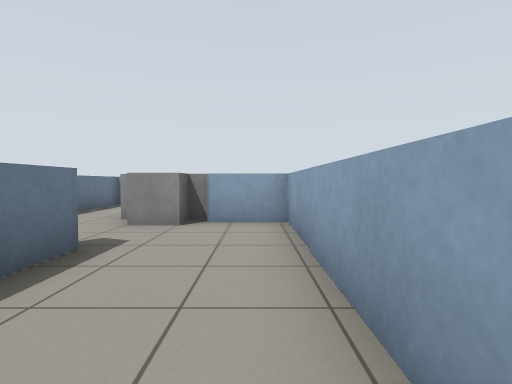
[1] (above)

21 first-person views from a walk through a robot-simulator world made for Gazebo. The camera is 0.84 m above the floor, tilts 2° down and sees 80° across. The floor is counted in squares, 1 m on a side. Each view is taken from the middle of a square. On the plan, view 1 faces up. The plan holds only what a view shows up to about 11 squares ahead; the rest is blank.

[2]
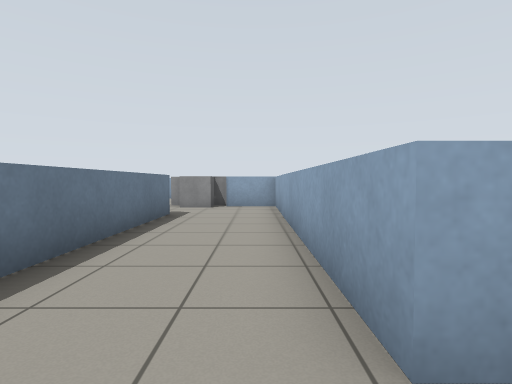

[3]
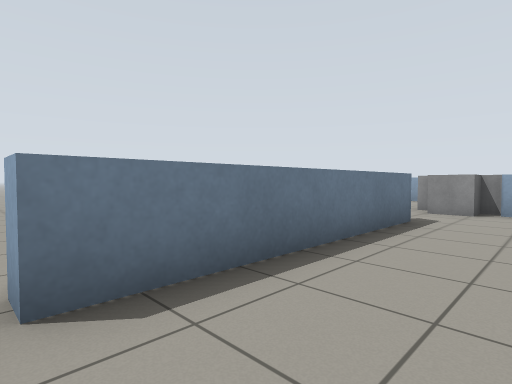

[4]
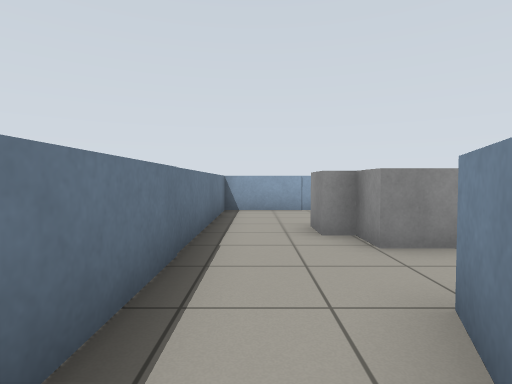

[5]
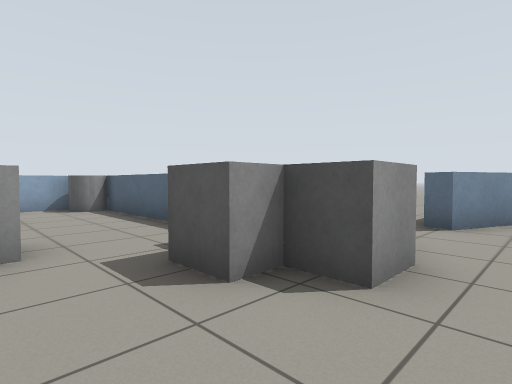

[6]
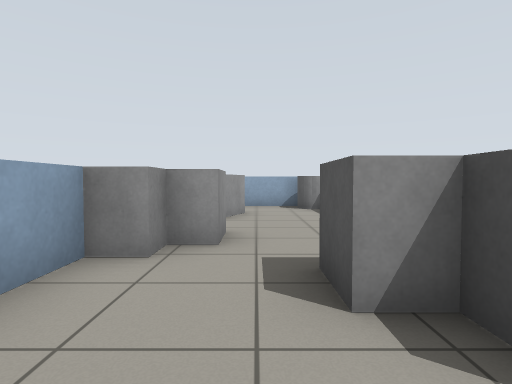

[7]
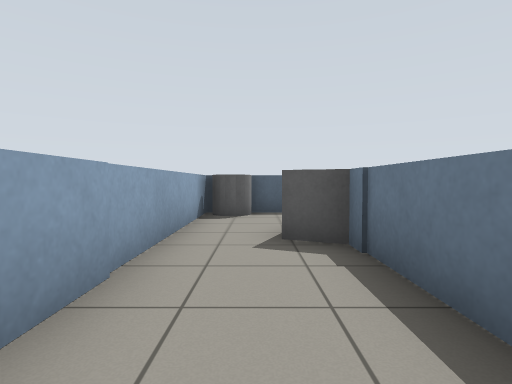

[8]
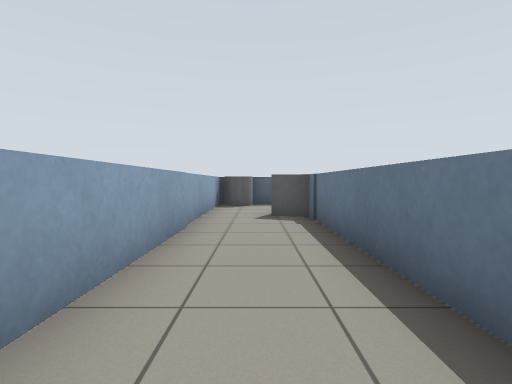

[9]
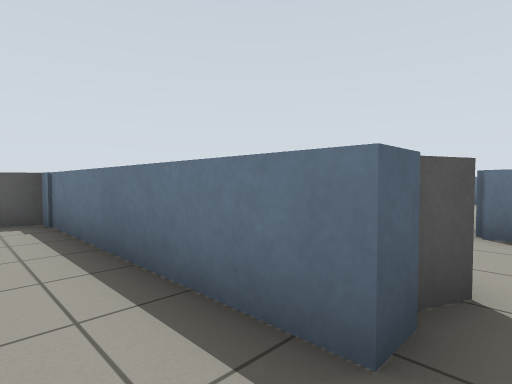

[10]
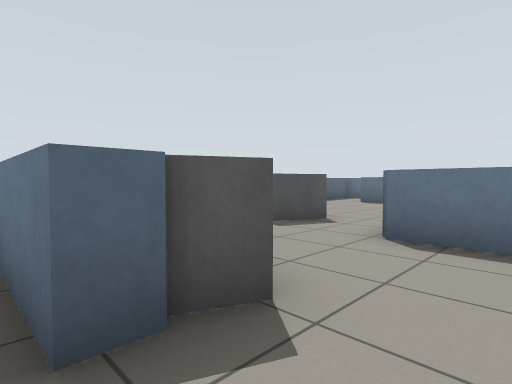

[11]
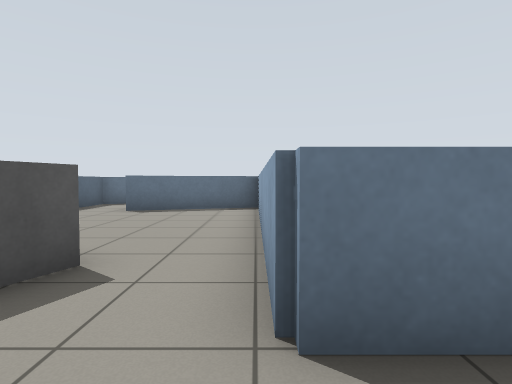

[12]
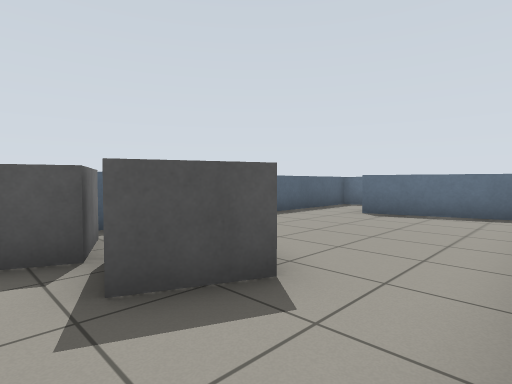

[13]
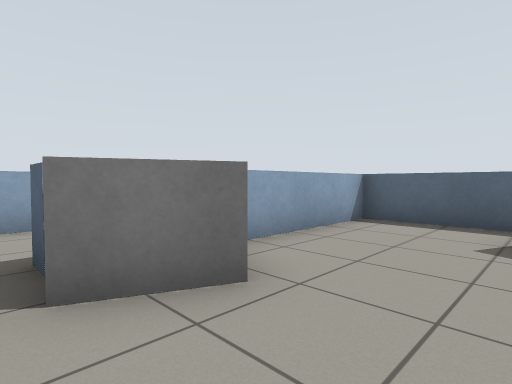

[14]
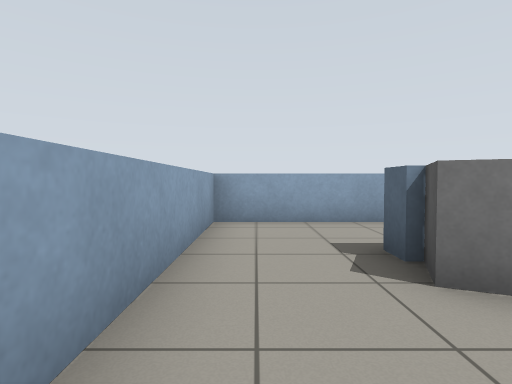

[15]
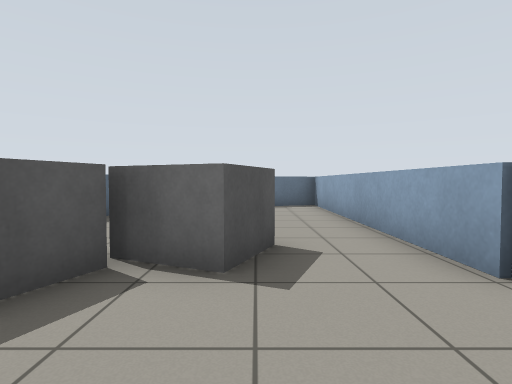

[16]
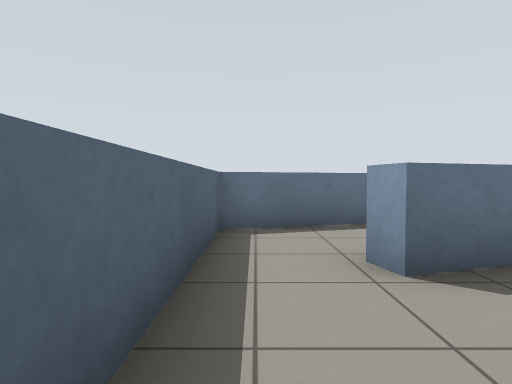

[17]
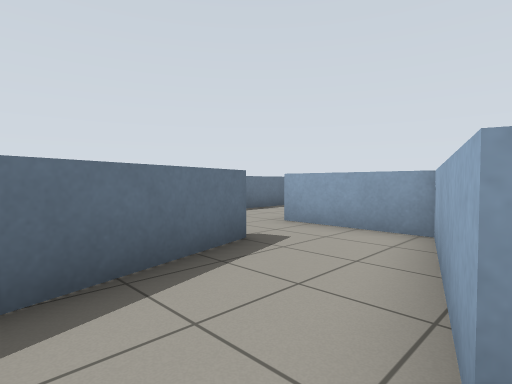

[18]
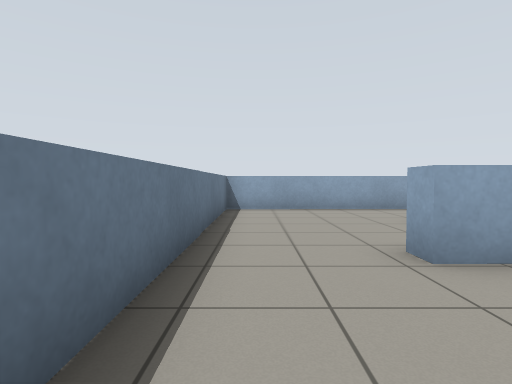

[19]
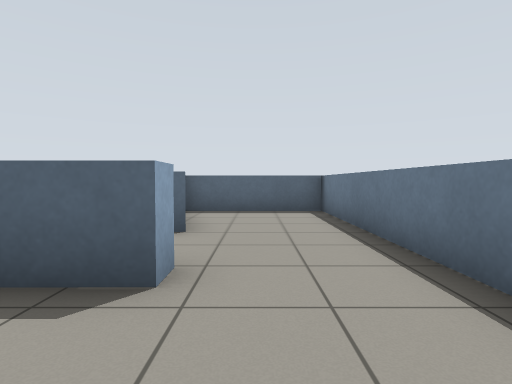

[20]
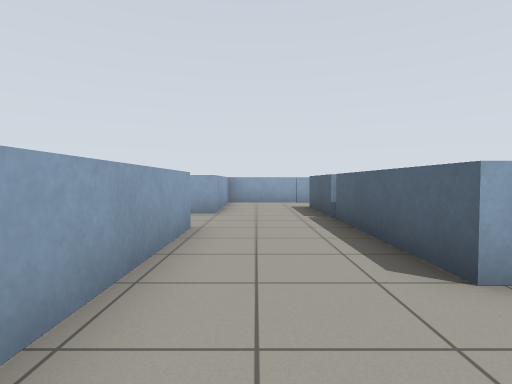

[21]
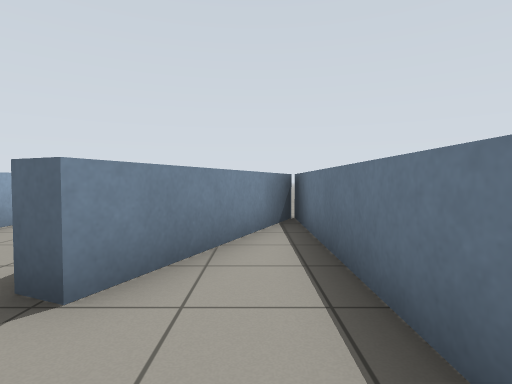

### Floor plan
Ten units are one square. View 1 is at (0, 0); x grows to the right and y downward. Boxes are objects, and circles mark ways between rooms. Rooms are numbered by the first view taken in them; rooms with no view inside come last. Other rooms are left out.
<svg viewBox="-154 -237 222 277">
<path fill="none" stroke="#000" d="M-6 -109 -49 -109 -49 11M5 -114 32 -114 32 -150M18 -68 54 -68M63 -78 63 -199 10 -199M37 -156 37 -118M-84 -114 -52 -114M-4 -186 -4 -171 -88 -171 -77 -133 -82 -132M-40 -9 -27 -40 -22 -38 -22 28 -29 28M6 28 6 -62 -11 -62M-149 -164 -149 -114 -110 -114M-107 -202 -63 -202M-122 -171 -122 -176 -109 -176M-74 -232 -149 -231 -149 -164M-113 -152 -102 -114 -84 -114M-82 -132 -89 -157M-89 -157 -93 -171 -122 -171"/>
<rect x="-35" y="-85" width="20" height="20" fill="#bbb"><title>grey box</title></rect>
<rect x="-25" y="-75" width="10" height="20" fill="#bbb"><title>grey box</title></rect>
<rect x="-25" y="-155" width="20" height="20" fill="#bbb"><title>grey box</title></rect>
<rect x="-15" y="-75" width="10" height="10" fill="#bbb"><title>grey box</title></rect>
<rect x="-15" y="-85" width="10" height="10" fill="#bbb"><title>grey box</title></rect>
<rect x="-15" y="-135" width="20" height="20" fill="#bbb"><title>grey box</title></rect>
<rect x="-5" y="-115" width="10" height="20" fill="#bbb"><title>grey box</title></rect>
<rect x="5" y="-105" width="10" height="10" fill="#bbb"><title>grey box</title></rect>
<rect x="15" y="-175" width="20" height="20" fill="#bbb"><title>grey box</title></rect>
<rect x="25" y="-115" width="20" height="20" fill="#bbb"><title>grey box</title></rect>
<circle cx="-80" cy="-125" r="3" fill="#2a7"/>
<circle cx="-135" cy="-170" r="3" fill="#2a7"/>
<circle cx="-110" cy="-160" r="3" fill="#2a7"/>
<circle cx="-100" cy="-145" r="3" fill="#2a7"/>
<text x="0" y="-100">1</text>
<text x="-130" y="-140">2</text>
<text x="-90" y="-190">3</text>
<text x="-100" y="-140">4</text>
<text x="-110" y="-160">5</text>
</svg>
Room 1 opens to room 4. Room 2 opens to room 3. Room 2 opens to room 5. Room 4 opens to room 5.

Where each view was taken, in squares from view 1:
view 1: 0 up, 0 right, facing up
view 2: 4 down, 0 right, facing up
view 3: 3 down, 0 right, facing up-left
view 4: 2 up, 4 left, facing up
view 5: 10 up, 4 left, facing down-right
view 6: 9 up, 4 left, facing right
view 7: 15 up, 5 right, facing down
view 8: 18 up, 5 right, facing down
view 9: 18 up, 5 right, facing down-left
view 10: 19 up, 4 right, facing down-left
view 11: 17 up, 1 right, facing left
view 12: 17 up, 0 right, facing down-left
view 13: 18 up, 0 right, facing down-right
view 14: 19 up, 0 right, facing right
view 15: 15 up, 2 right, facing left
view 16: 12 up, 5 left, facing left
view 17: 12 up, 8 left, facing up-left
view 18: 14 up, 14 left, facing up
view 19: 20 up, 13 left, facing down
view 20: 22 up, 13 left, facing right
view 21: 6 up, 4 left, facing down
